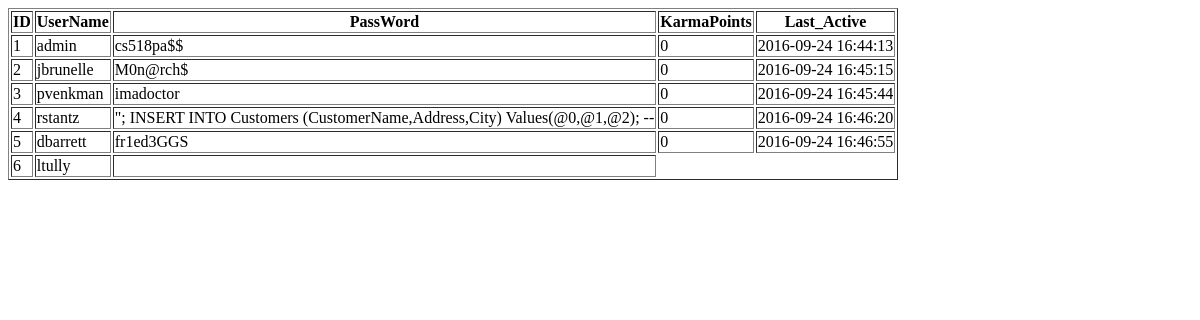
The app's page /testmysql.php, older data.
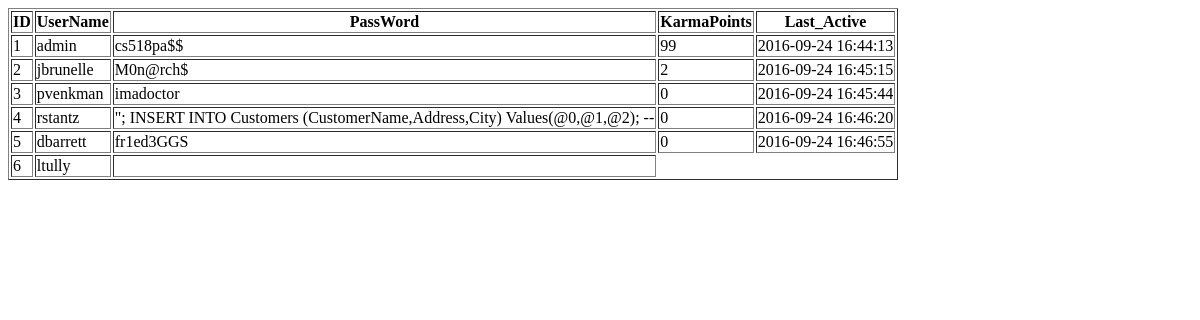
The same page, newer data.
### tables this page shows
CREATE TABLE `USERS` (
  `ID` int(11) NOT NULL AUTO_INCREMENT,
  `USERNAME` VARCHAR(20) NOT NULL,
  `PASSWORD` VARCHAR(100) NOT NULL,
  `KARMA_POINTS` int(11) NOT NULL DEFAULT '0',
  `LAST_ACTIVE` datetime NOT NULL,
  `EMAIL` VARCHAR(50) NOT NULL,
    PRIMARY KEY (`ID`)
);

### testmysql.php (the view, shortened to what this page needs)
<?php
$servername = "localhost";
$username = "root";
$password = "root";
$dbname = "HighSide";
$conn = new mysqli($servername, $username, $password, $dbname);
$sql = "SELECT * FROM USERS;";
$result = $conn->query($sql);
echo "<html><body>\n";
if ($result->num_rows > 0) {
    echo "<table padding=2 border=1>\n";
    echo "<tr><th>ID<th>UserName<th>PassWord<th>KarmaPoints<th>Last_Active\n";
    while($row = $result->fetch_assoc()) {
        echo "<tr><td>" . $row["ID"] . "<td>" . $row["USERNAME"] . "<td>" . $row["PASSWORD"] . "<td>" . $row["KARMA_POINTS"] . "<td>" . $row["LAST_ACTIVE"] . "\n";
    }
} else {
    echo "0 results";
}
echo "</table>\n";
$conn->close();
echo "</body></html>";
?>

Row changes from the older to the newer data that the page shows:
changed users "admin": KARMA_POINTS "0" → "99"
changed users "jbrunelle": KARMA_POINTS "0" → "2"
